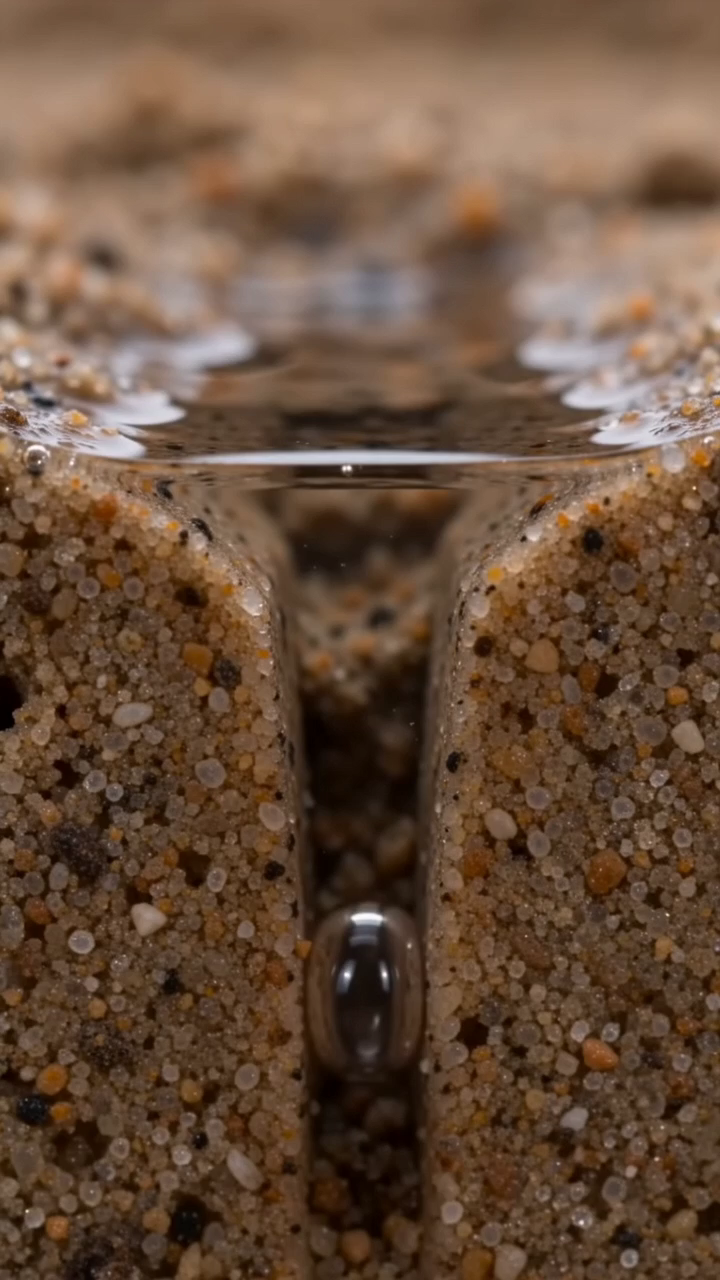
#> input picture 06_成片工程/雨后泥土味/director-remediation-v2-001/mechanism-b-reference-pack-v2/bridge-start.png, 720 x 1280 px
$ python make_prestate_frame.py
#> lines starting #> are read from the running program, lines starting #| are printed output that depends on the picture
#!/usr/bin/env python3
"""Remove the already-formed bubble while preserving the exact G02 pore geometry."""

from pathlib import Path

from PIL import Image, ImageDraw, ImageFilter


ROOT = Path(__file__).resolve().parent
source = Image.open(ROOT / "bridge-start.png").convert("RGB")
#> source is the input picture: PIL image 720x1280 RGB; mean R, G, B 105.6, 79.8, 60.5
sample = source.crop((326, 510, 406, 720)).resize((118, 300), Image.Resampling.LANCZOS)
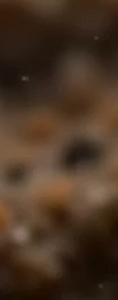
#> sample: PIL image 118x300 RGB; mean R, G, B 73.8, 52.6, 35.8
patch = Image.new("RGB", (118, 540))
#> patch: PIL image 118x540 RGB; every value is 0
patch.paste(sample, (0, 0))
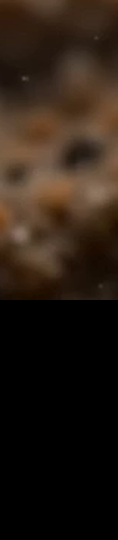
#> patch: PIL image 118x540 RGB; mean R, G, B 41, 29.2, 19.9
patch.paste(sample.transpose(Image.Transpose.FLIP_TOP_BOTTOM), (0, 240))
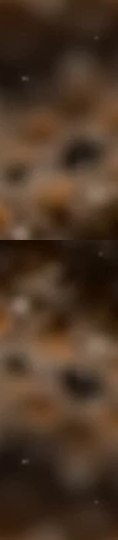
#> patch: PIL image 118x540 RGB; mean R, G, B 76.5, 54.9, 37.7
patch = Image.blend(patch, Image.new("RGB", patch.size, (33, 26, 22)), 0.22).filter(ImageFilter.GaussianBlur(2.2))
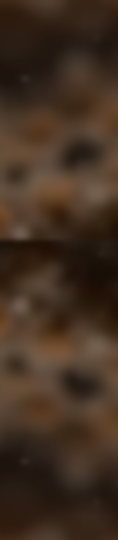
#> patch: PIL image 118x540 RGB; mean R, G, B 66.4, 48, 33.7
mask = Image.new("L", (158, 580), 0)
#> mask: PIL image 158x580 L; every value is 0
mdraw = ImageDraw.Draw(mask)
mdraw.rounded_rectangle((20, 20, 138, 560), 46, fill=255)
mask = mask.filter(ImageFilter.GaussianBlur(18))
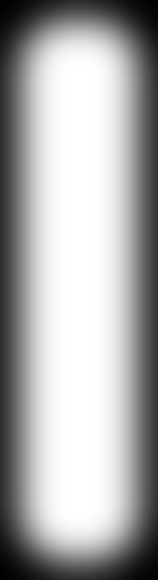
#> mask: PIL image 158x580 L; min 1, max 255, mean 170.9
source.paste(patch.resize((158, 580), Image.Resampling.LANCZOS), (285, 600), mask)
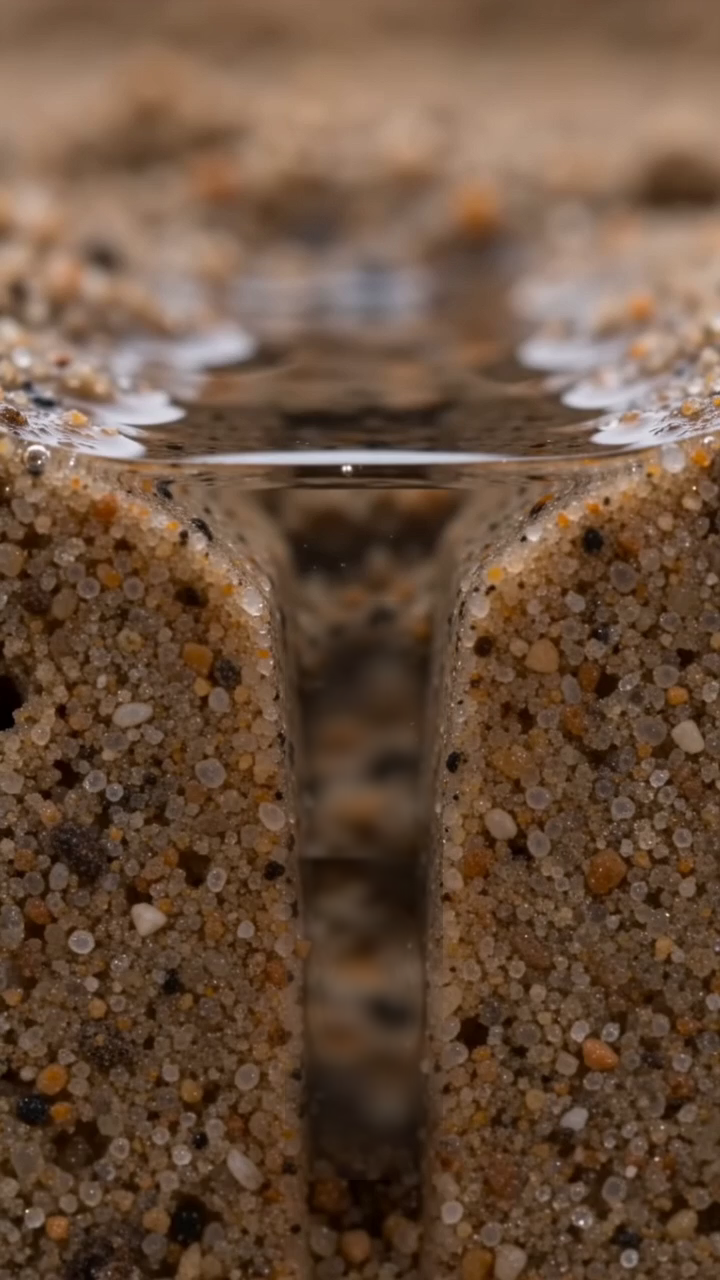
#> source: PIL image 720x1280 RGB; mean R, G, B 106.6, 80.7, 61.2
shade = Image.new("RGBA", source.size, (0, 0, 0, 0))
#> shade: PIL image 720x1280 RGBA; every value is 0
draw = ImageDraw.Draw(shade, "RGBA")
draw.rounded_rectangle((306, 620, 426, 1160), 42, fill=(26, 20, 17, 18))
source = Image.alpha_composite(source.convert("RGBA"), shade).convert("RGB")
source.save(ROOT / "b1-prestate-first-frame.png", compress_level=2)

$ run again, with 06_成片工程/雨后泥土味/director-remediation-v2-001/mechanism-b-reference-pack-v2/rise-low.png copied over 06_成片工程/雨后泥土味/director-remediation-v2-001/mechanism-b-reference-pack-v2/bridge-start.png
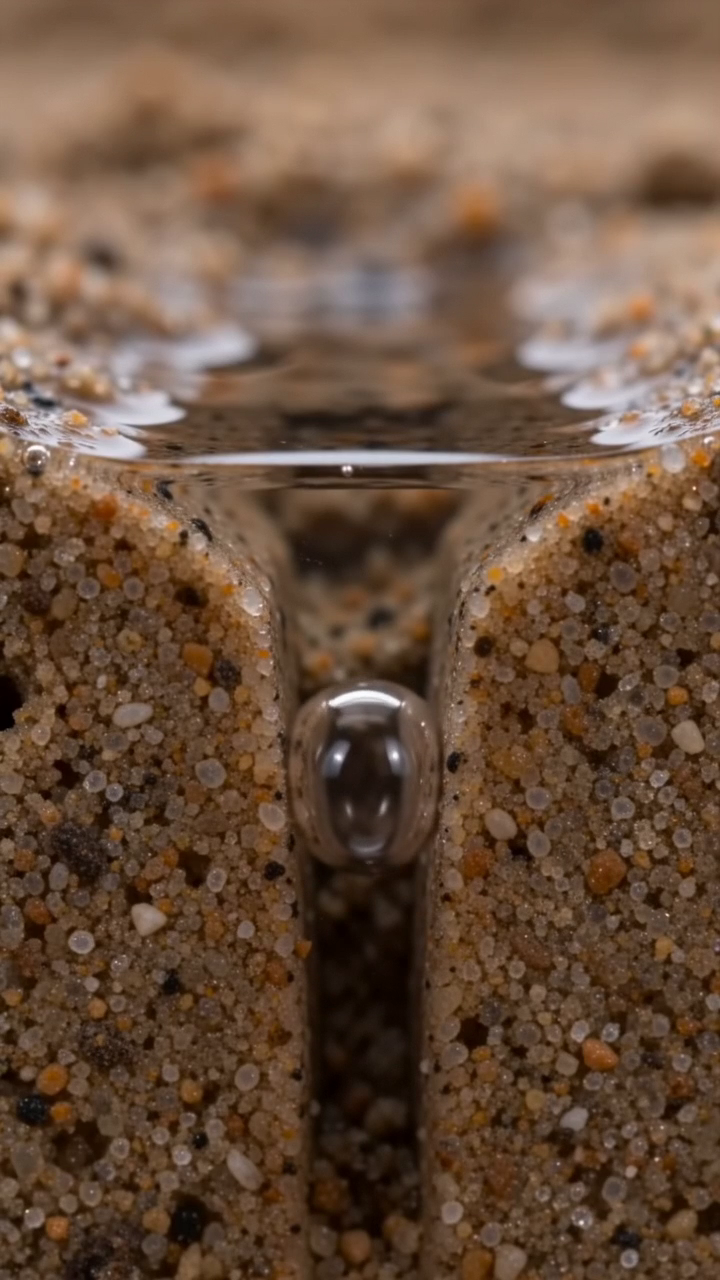
#> input picture 06_成片工程/雨后泥土味/director-remediation-v2-001/mechanism-b-reference-pack-v2/rise-low.png, 720 x 1280 px
#> source is the input picture: PIL image 720x1280 RGB; mean R, G, B 106.6, 80.7, 61.7
#> `patch = Image.blend(patch, Image.new("RGB", patch.size, (33, 26, 22)),..`:
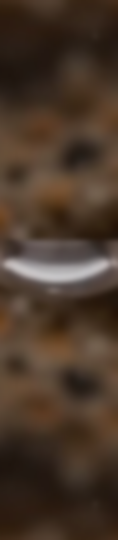
#> patch: PIL image 118x540 RGB; mean R, G, B 73.5, 55.9, 42.2
#> `source.paste(patch.resize((158, 580), Image.Resampling.LANCZOS), (285,..`:
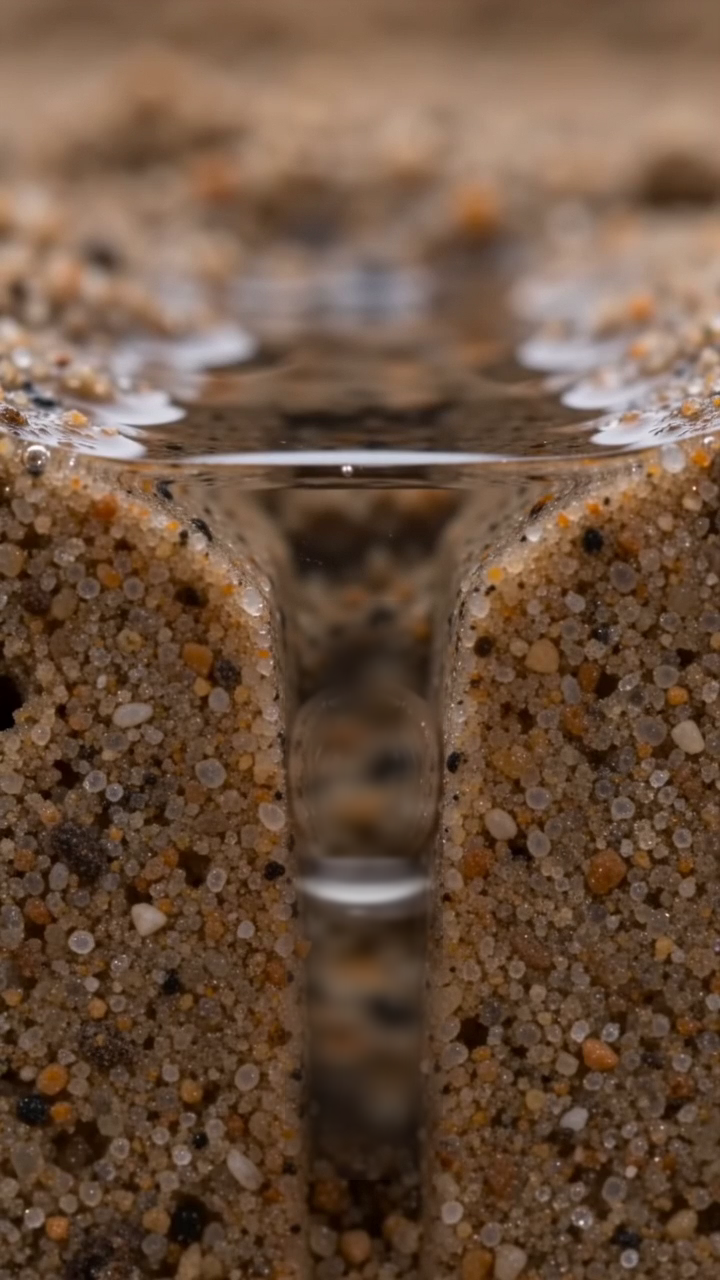
#> source: PIL image 720x1280 RGB; mean R, G, B 107.9, 81.9, 62.7
#> shade: PIL image 720x1280 RGBA; every value is 0

$ run again, with 06_成片工程/雨后泥土味/director-remediation-v2-001/mechanism-b-reference-pack-v2/rise-mid.png copied over 06_成片工程/雨后泥土味/director-remediation-v2-001/mechanism-b-reference-pack-v2/bridge-start.png
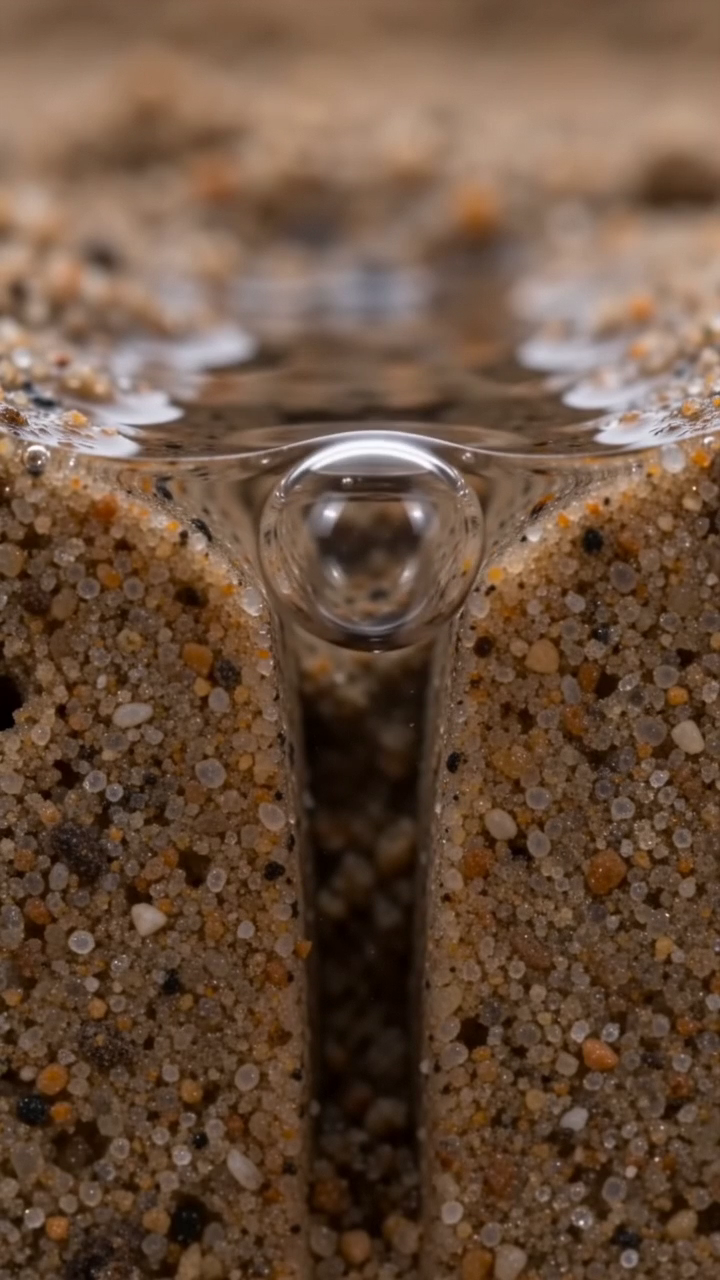
#> input picture 06_成片工程/雨后泥土味/director-remediation-v2-001/mechanism-b-reference-pack-v2/rise-mid.png, 720 x 1280 px
#> source is the input picture: PIL image 720x1280 RGB; mean R, G, B 106.6, 80.7, 61.7
#> `patch = Image.blend(patch, Image.new("RGB", patch.size, (33, 26, 22)),..`:
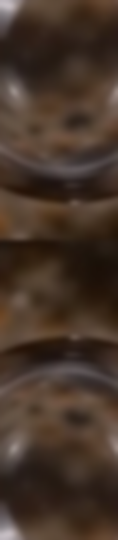
#> patch: PIL image 118x540 RGB; mean R, G, B 70.3, 53.2, 41.8
#> `source.paste(patch.resize((158, 580), Image.Resampling.LANCZOS), (285,..`:
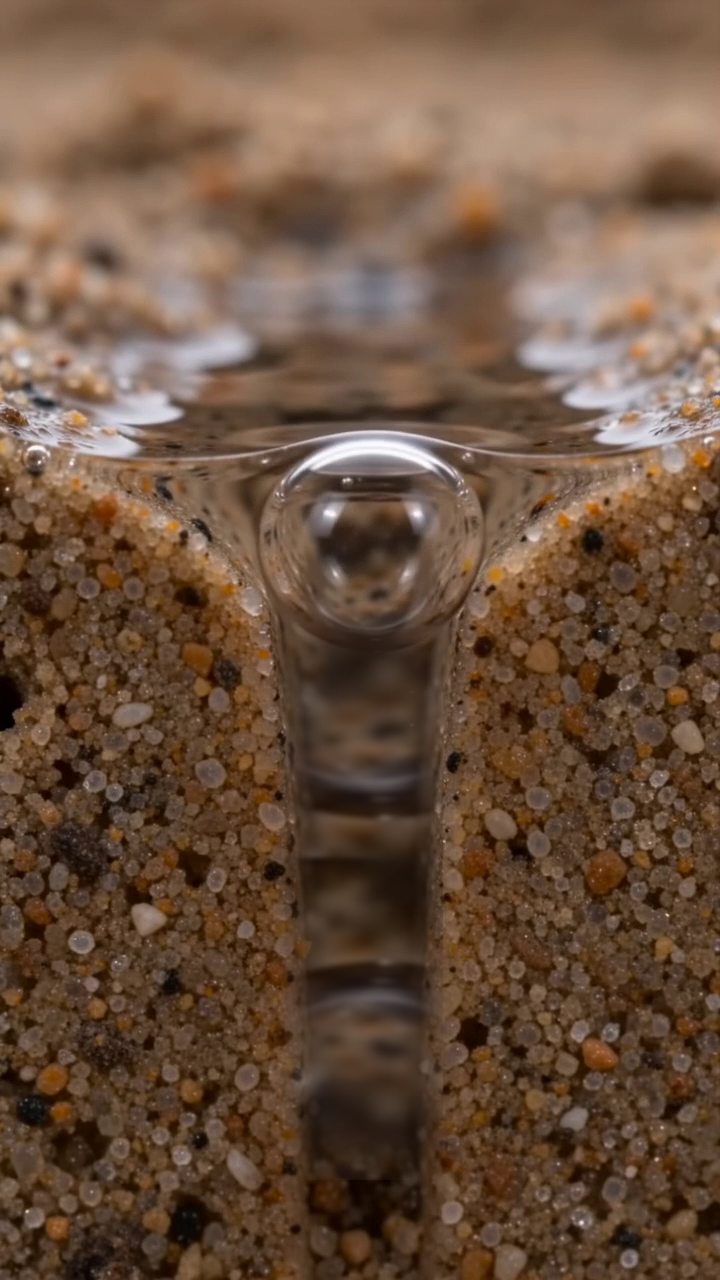
#> source: PIL image 720x1280 RGB; mean R, G, B 108.2, 82.3, 63.2
#> shade: PIL image 720x1280 RGBA; every value is 0
